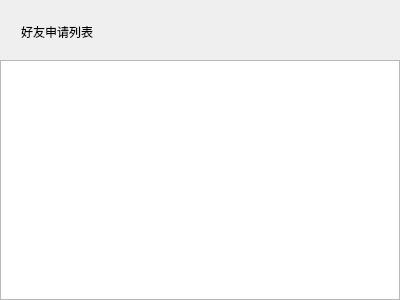
<?xml version="1.0" encoding="UTF-8"?>
<ui version="4.0">
 <class>ApplyFriendPage</class>
 <widget class="QWidget" name="ApplyFriendPage">
  <property name="geometry">
   <rect>
    <x>0</x>
    <y>0</y>
    <width>400</width>
    <height>300</height>
   </rect>
  </property>
  <property name="windowTitle">
   <string>Form</string>
  </property>
  <layout class="QVBoxLayout" name="verticalLayout">
   <property name="spacing">
    <number>0</number>
   </property>
   <property name="leftMargin">
    <number>0</number>
   </property>
   <property name="topMargin">
    <number>0</number>
   </property>
   <property name="rightMargin">
    <number>0</number>
   </property>
   <property name="bottomMargin">
    <number>0</number>
   </property>
   <item>
    <widget class="QWidget" name="friend_apply_wid" native="true">
     <property name="minimumSize">
      <size>
       <width>0</width>
       <height>60</height>
      </size>
     </property>
     <property name="maximumSize">
      <size>
       <width>16777215</width>
       <height>60</height>
      </size>
     </property>
     <layout class="QHBoxLayout" name="horizontalLayout">
      <property name="spacing">
       <number>0</number>
      </property>
      <property name="leftMargin">
       <number>0</number>
      </property>
      <property name="topMargin">
       <number>4</number>
      </property>
      <property name="rightMargin">
       <number>0</number>
      </property>
      <property name="bottomMargin">
       <number>0</number>
      </property>
      <item>
       <spacer name="horizontalSpacer_2">
        <property name="orientation">
         <enum>Qt::Horizontal</enum>
        </property>
        <property name="sizeType">
         <enum>QSizePolicy::Fixed</enum>
        </property>
        <property name="sizeHint" stdset="0">
         <size>
          <width>21</width>
          <height>20</height>
         </size>
        </property>
       </spacer>
      </item>
      <item>
       <widget class="QLabel" name="friend_apply_lb">
        <property name="text">
         <string>好友申请列表</string>
        </property>
       </widget>
      </item>
      <item>
       <spacer name="horizontalSpacer">
        <property name="orientation">
         <enum>Qt::Horizontal</enum>
        </property>
        <property name="sizeHint" stdset="0">
         <size>
          <width>297</width>
          <height>20</height>
         </size>
        </property>
       </spacer>
      </item>
     </layout>
    </widget>
   </item>
   <item>
    <widget class="QWidget" name="widget" native="true">
     <layout class="QVBoxLayout" name="verticalLayout_2">
      <property name="spacing">
       <number>0</number>
      </property>
      <property name="leftMargin">
       <number>0</number>
      </property>
      <property name="topMargin">
       <number>0</number>
      </property>
      <property name="rightMargin">
       <number>0</number>
      </property>
      <property name="bottomMargin">
       <number>0</number>
      </property>
      <item>
       <widget class="ApplyFriendList" name="apply_friend_list"/>
      </item>
     </layout>
    </widget>
   </item>
  </layout>
 </widget>
 <customwidgets>
  <customwidget>
   <class>ApplyFriendList</class>
   <extends>QListWidget</extends>
   <header location="global">applyfriendlist.h</header>
  </customwidget>
 </customwidgets>
 <resources/>
 <connections/>
</ui>
